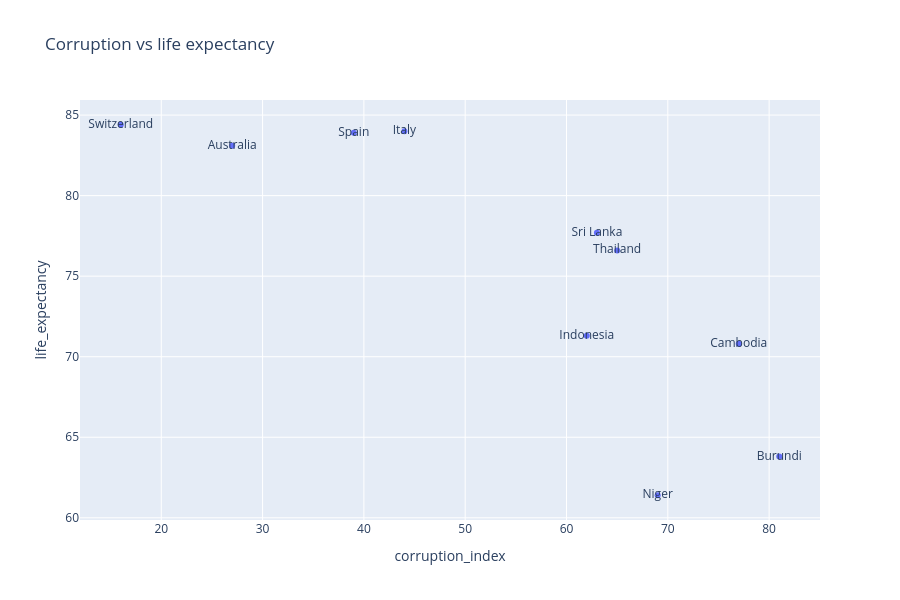

Notebook code for this chart:
### Code cell
px.scatter(df, x='corruption_index', y='life_expectancy', text=df.index,
           title='Corruption vs life expectancy',
          labels={'unemployment_rate':'Unemployment Rate',
                 'annual_income':'Annual Income'}, height=600)

### Figure 1 — Plotly figure (JSON) as saved in the notebook; plotly's stock layout.template omitted (floating-point values rounded to 4 significant figures)
{"data": [{"hovertemplate": "corruption_index=%{x}<br>life_expectancy=%{y}<br>country=%{text}<extra></extra>", "legendgroup": "", "marker": {"color": "#636efa", "symbol": "circle"}, "mode": "markers+text", "name": "", "orientation": "v", "showlegend": false, "text": ["Sri Lanka", "Niger", "Indonesia", "Thailand", "Cambodia", "Italy", "Spain", "Burundi", "Switzerland", "Australia"], "type": "scatter", "x": [63.0, 69.0, 62.0, 65.0, 77.0, 44.0, 39.0, 81.0, 16.0, 27.0], "xaxis": "x", "y": [77.7, 61.4, 71.3, 76.6, 70.8, 84.0, 83.9, 63.8, 84.4, 83.1], "yaxis": "y"}], "layout": {"height": 600, "legend": {"tracegroupgap": 0}, "title": {"text": "Corruption vs life expectancy"}, "xaxis": {"anchor": "y", "domain": [0, 1], "title": {"text": "corruption_index"}}, "yaxis": {"anchor": "x", "domain": [0, 1], "title": {"text": "life_expectancy"}}}}
